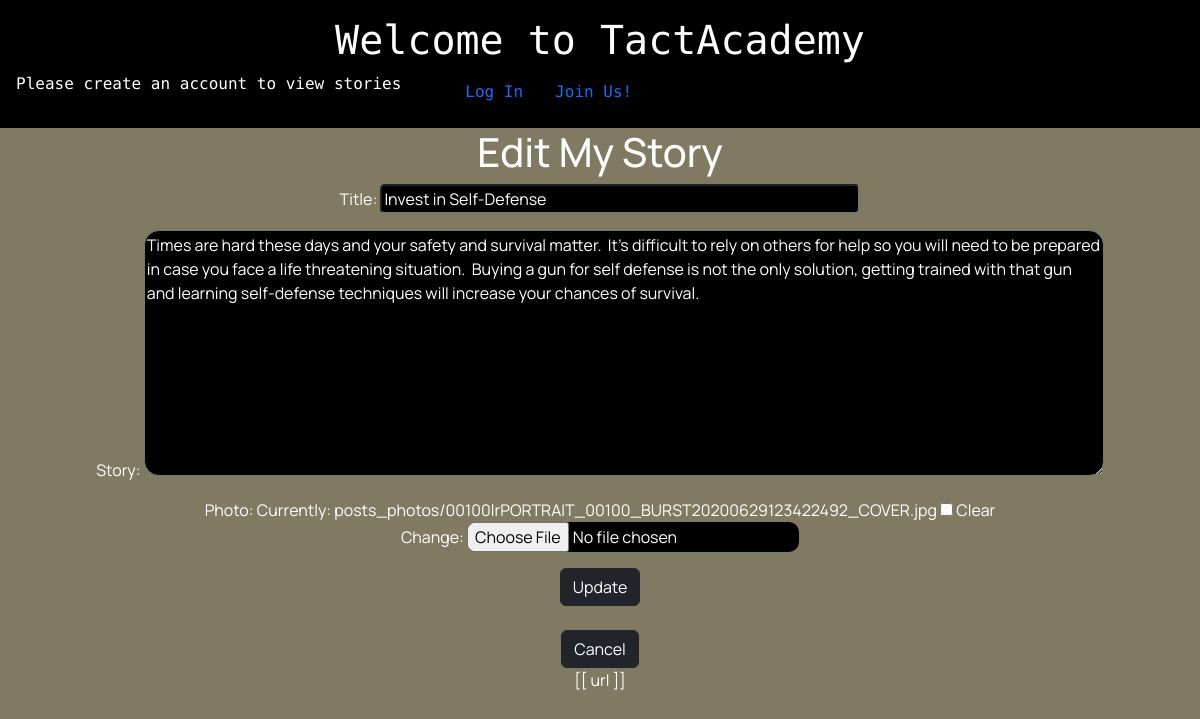
The page /update/15/ on the database its author committed.
### posts/models.py (models this page shows, shortened)
class Post(models.Model):
    title = models.CharField(max_length=128)
    story = models.TextField(max_length=400)
    photo = models.ImageField(upload_to="posts_photos/", blank=True, null=True)
    user_account = models.ForeignKey(AppUser, on_delete=models.CASCADE, related_name="posts")
    class Meta:
        ordering = ['-story']

### posts/views.py (the view)
# urls.py: path('update/<int:pk>/', views.UpdateStoryView.as_view(), name="update"),
class UpdateStoryView(UpdateView):
    model = Post
    fields = ['title', 'story', 'photo']
    template_name = "update_story.html"
    success_url = reverse_lazy("posts:home")

### templates/update_story.html (shortened to what this page needs)
{% extends 'base.html' %}
{% block content %}
<h1>Edit My Story</h1>
<form method="post" enctype="multipart/form-data">
    {{ form.as_p }}
    <input type="submit" class="btn btn-dark text-white" value="Update">
</form><br>
<a href="/users/{{ user.username }}"><input type="reset" class="btn btn-dark text-white" value="Cancel"></a>
{% endblock content %}

### static/style.css (style rules this page uses)
html, body { background-color: rgb(129, 122, 99); color: white; text-align: center; font-family: 'Manrope', sans-serif; }
a { text-decoration: none; color: white; }
input[name="title"] { background-color: black; color: white; border-radius: 5px; width: 30em; }
input[type="file"] { border-radius: 10px; background-color: black; color: white; }
textarea { border-radius: 15px; width: 60em; background-color: black; color: white; }

### rows shown on the page
Post: title "Invest in Self-Defense", story "Times are hard these days and your safety and survival matter. It's difficult to rely on others for help so you will need to be prepared in case you face a life threatening situation. Buying a gun for self defense is not the only solution, getting trained with that gun and learning self-defense techniques will increase your chances of survival."
